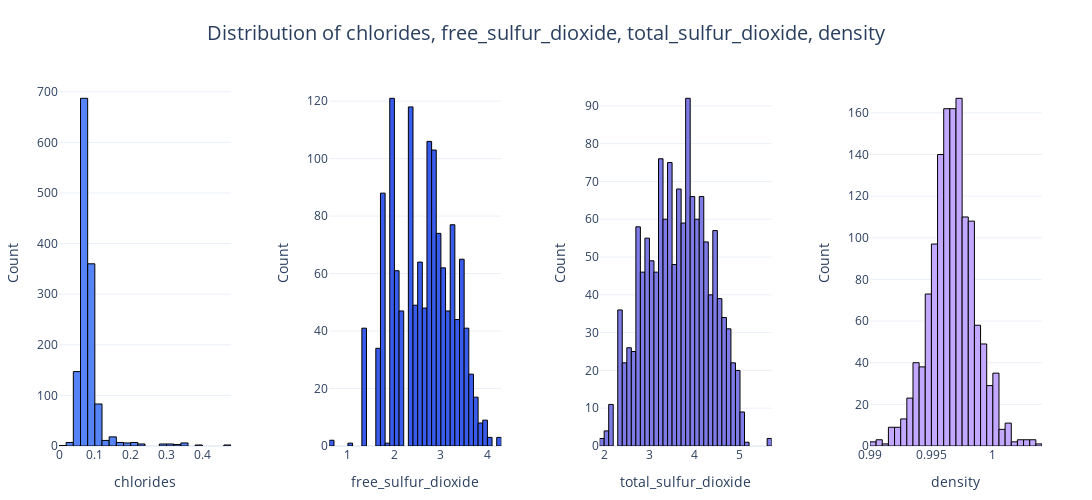

Here is the notebook cell this chart was saved with:
### Code cell
plot_histograms(
    transformed_wine_df,
    ["chlorides", "free_sulfur_dioxide", "total_sulfur_dioxide", "density"],
    save_path="images/histograms1_transformed.png",
)

### Figure 1 — Plotly figure (JSON) as saved in the notebook; plotly's stock layout.template omitted (floating-point values rounded to 4 significant figures; data arrays with more than 128 entries replaced by an {"elided": "..."} marker saying what was removed)
{"data": [{"marker": {"color": "#5684F7", "line": {"color": "#000000", "width": 1}}, "name": "chlorides", "nbinsx": 40, "type": "histogram", "x": {"elided": "1359 float values"}, "xaxis": "x", "yaxis": "y"}, {"marker": {"color": "#3A5CED", "line": {"color": "#000000", "width": 1}}, "name": "free_sulfur_dioxide", "nbinsx": 40, "type": "histogram", "x": {"elided": "1359 float values"}, "xaxis": "x2", "yaxis": "y2"}, {"marker": {"color": "#7E7AE6", "line": {"color": "#000000", "width": 1}}, "name": "total_sulfur_dioxide", "nbinsx": 40, "type": "histogram", "x": {"elided": "1359 float values"}, "xaxis": "x3", "yaxis": "y3"}, {"marker": {"color": "#C2A9FF", "line": {"color": "#000000", "width": 1}}, "name": "density", "nbinsx": 40, "type": "histogram", "x": {"elided": "1359 float values"}, "xaxis": "x4", "yaxis": "y4"}], "layout": {"height": 500, "margin": {"b": 50, "l": 50, "r": 50, "t": 80}, "showlegend": false, "title": {"font": {"size": 20}, "text": "Distribution of chlorides, free_sulfur_dioxide, total_sulfur_dioxide, density", "x": 0.5}, "width": 1600, "xaxis": {"anchor": "y", "domain": [0, 0.175], "title": {"font": {"size": 14}, "text": "chlorides"}}, "xaxis2": {"anchor": "y2", "domain": [0.275, 0.45], "title": {"font": {"size": 14}, "text": "free_sulfur_dioxide"}}, "xaxis3": {"anchor": "y3", "domain": [0.55, 0.725], "title": {"font": {"size": 14}, "text": "total_sulfur_dioxide"}}, "xaxis4": {"anchor": "y4", "domain": [0.825, 1], "title": {"font": {"size": 14}, "text": "density"}}, "yaxis": {"anchor": "x", "domain": [0, 1], "title": {"font": {"size": 14}, "text": "Count"}}, "yaxis2": {"anchor": "x2", "domain": [0, 1], "title": {"font": {"size": 14}, "text": "Count"}}, "yaxis3": {"anchor": "x3", "domain": [0, 1], "title": {"font": {"size": 14}, "text": "Count"}}, "yaxis4": {"anchor": "x4", "domain": [0, 1], "title": {"font": {"size": 14}, "text": "Count"}}}}
